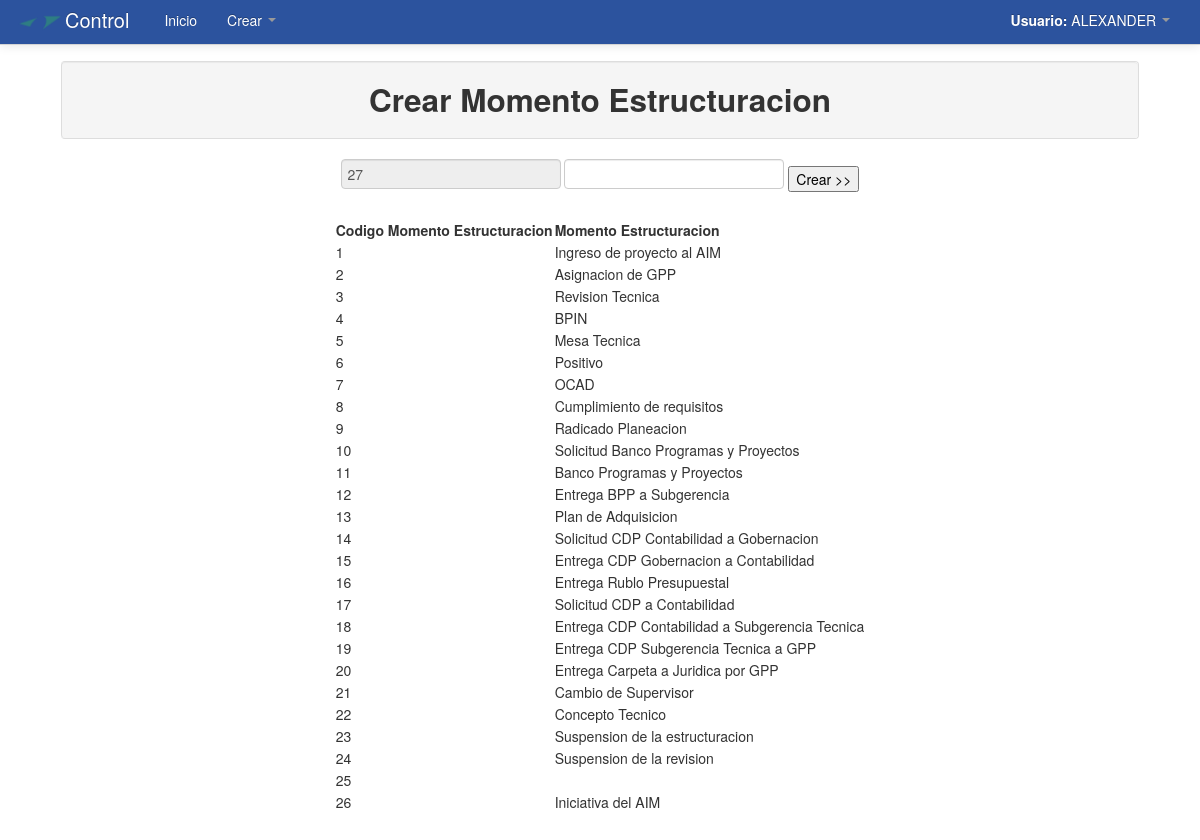
The app's page /Modulos/Crear/momentoestructuracion.php (signed in) with its own data.
### tables this page shows
CREATE TABLE `momentos` (
  `cod_momento` int(11) NOT NULL AUTO_INCREMENT,
  `momento` varchar(250) NOT NULL,
  PRIMARY KEY (`cod_momento`)
);

### Modulos/Crear/momentoestructuracion.php (the view, shortened to what this page needs)
<!DOCTYPE html>
<html lang="es">
  <head>
    <link href="../../css/bootstrap.css" rel="stylesheet">
    <link href="../../css/bootstrap-responsive.css" rel="stylesheet">
  </head>
  <body>
    <?php include_once "../../menu/m_crear.php"; ?>
	<div align="center">
    	<table width="90%">
          <tr>
            <td>
            	<table class="table table-bordered">
                  <tr class="well">
                    <td>
                    	<h2 align="center">Crear Momento Estructuracion</h2>
                    </td>
                  </tr>
                </table>
                <div align="center">
		    <form method="POST" action="momentoestructuracion2.php">
			<?php
				$consultaCod_momentoestructuracion=mysql_query("SELECT MAX(cod_momento) AS ultimoMomentoestructuracion FROM momentos");
					while($filamomentoestructuracion=mysql_fetch_array($consultaCod_momentoestructuracion)){
						$nuevoCod_momentoestructuracion=$filamomentoestructuracion['ultimoMomentoestructuracion']+1;
						echo '<input type="text" name="cod_momento" readonly value="'.$nuevoCod_momentoestructuracion.'">';
					}
			?>
			<input type="text" name="momento">
			<input type="submit" value="Crear >>">
		    </form>
			<table>
			<td><strong>Codigo Momento Estructuracion </strong></td>
			<td><strong>Momento Estructuracion </strong></td>
			<?php
				$consultamomentoestructuracion=mysql_query("SELECT * FROM momentos");
					while($filamomentoestructuracion=mysql_fetch_array($consultamomentoestructuracion)){
					echo "<tr>";
						echo '<td>'.$filamomentoestructuracion['cod_momento'].'</td>';
						echo '<td>'.$filamomentoestructuracion['momento'].'</td>';
					echo "</tr>";
					}
			echo "</table>";
			?>
		</table>
    </div>
  </body>
</html>

### Modulos/Crear/momentoestructuracion.php (style rules this page uses)
body { padding-top: 60px; padding-bottom: 40px; }

### records on screen
momentos: cod_momento "1", momento "Ingreso de proyecto al AIM"
momentos: cod_momento "2", momento "Asignacion de GPP"
momentos: cod_momento "3", momento "Revision Tecnica"
momentos: cod_momento "4", momento "BPIN"
momentos: cod_momento "5", momento "Mesa Tecnica"
momentos: cod_momento "6", momento "Positivo"
momentos: cod_momento "7", momento "OCAD"
momentos: cod_momento "8", momento "Cumplimiento de requisitos"
momentos: cod_momento "9", momento "Radicado Planeacion"
momentos: cod_momento "10", momento "Solicitud Banco Programas y Proyectos"
momentos: cod_momento "11", momento "Banco Programas y Proyectos"
momentos: cod_momento "12", momento "Entrega BPP a Subgerencia"
momentos: cod_momento "13", momento "Plan de Adquisicion"
momentos: cod_momento "14", momento "Solicitud CDP Contabilidad a Gobernacion"
momentos: cod_momento "15", momento "Entrega CDP Gobernacion a Contabilidad"
momentos: cod_momento "16", momento "Entrega Rublo Presupuestal"
momentos: cod_momento "17", momento "Solicitud CDP a Contabilidad"
momentos: cod_momento "18", momento "Entrega CDP Contabilidad a Subgerencia Tecnica"
momentos: cod_momento "19", momento "Entrega CDP Subgerencia Tecnica a GPP"
momentos: cod_momento "20", momento "Entrega Carpeta a Juridica por GPP"
momentos: cod_momento "21", momento "Cambio de Supervisor"
momentos: cod_momento "22", momento "Concepto Tecnico"
momentos: cod_momento "23", momento "Suspension de la estructuracion"
momentos: cod_momento "24", momento "Suspension de la revision"
momentos: cod_momento "25"
momentos: cod_momento "26", momento "Iniciativa del AIM"

### other values on screen
$_SESSION['user_name'] "ALEXANDER"
